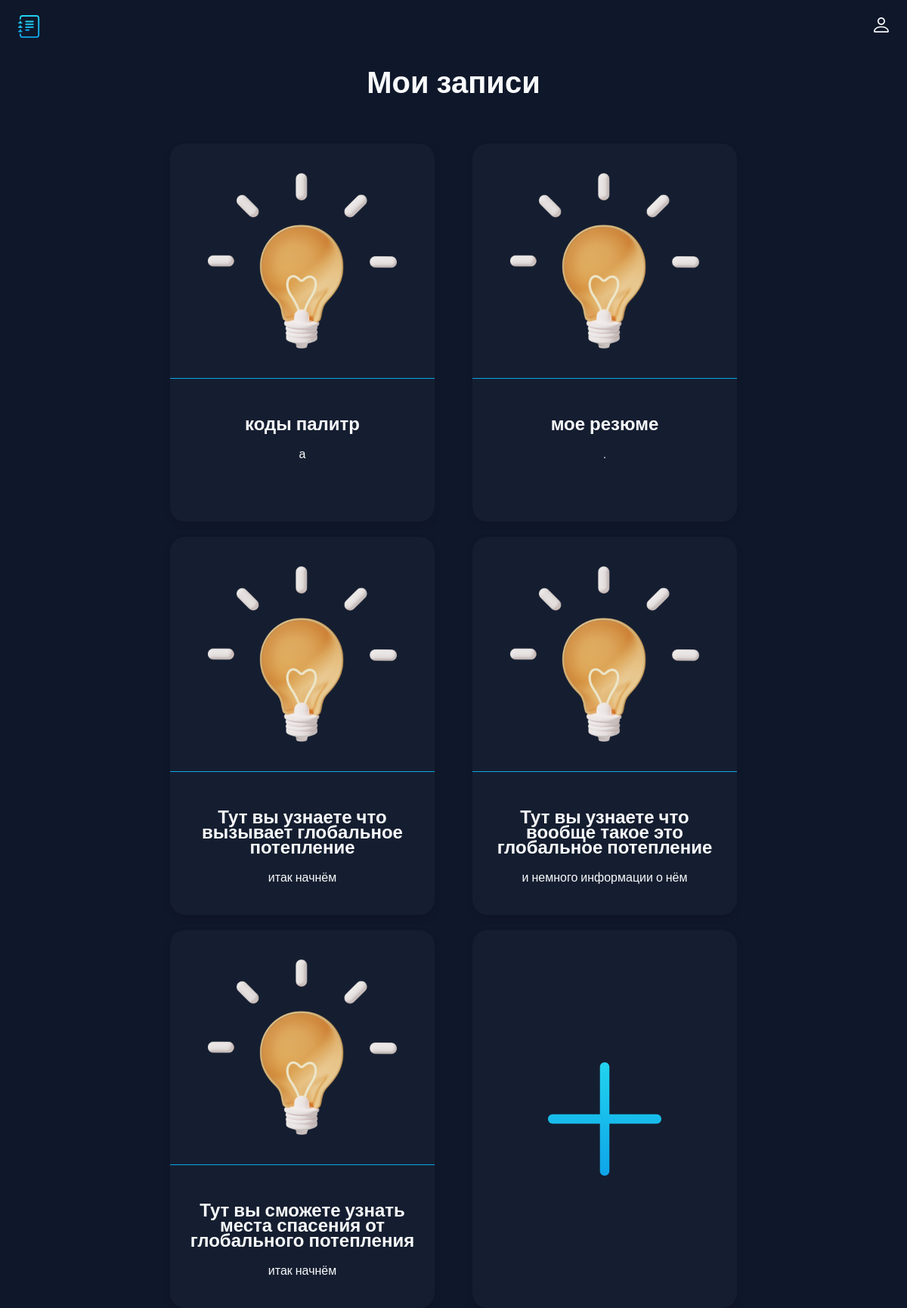
/index, run on the app's committed database.
### main.py (models this page shows, shortened)
class Card(db.Model):
    id = db.Column(db.Integer, primary_key=True)
    title = db.Column(db.String(100), nullable=False)
    subtitle = db.Column(db.String(300), nullable=False)
    text = db.Column(db.Text, nullable=False)

### main.py (the view)
@app.route('/index')
def index():
    cards = Card.query.order_by(Card.id).all()
    return render_template('index.html', cards=cards)

### templates/index.html (shortened to what this page needs)
<!doctype html>
<html lang="ru">
<head>
  <link rel="stylesheet" href="../static/css/style.css">
</head>
<body>
  <header class="header">
    <img src="../static/img/logo.svg" alt="logo" width="30" height="30">
    <ul class="main-list">
        <li class="list__item">
            <img src="../static/img/login.svg" alt="login" width="20" height="20">
        </li>
    </ul>
  </header>
  <main>
    {% block content %}
    <h1 class="main__title">Мои записи</h1>
    <ul class="cards-list">
      {% for el in cards%}
      <li class="card">
        <a class="card__link" href="/card/{{el.id}}">
          <img class="card__img" src="../static/img/post_icon.png" width="250" height="250" alt="post_icon">
          <div class="card__text">
            <h2 class="card__title">{{el.title}}</h2>
            <p class="card__subtitle">{{el.subtitle}}</p>
          </div>
        </a>
      </li>
      {% endfor %}
      <li class="card card--creat">
          <a class="creat__link" href="{{url_for('create')}}"></a>
      </li>
    </ul>
    {% endblock %}
  </main>
</body>
</html>

### static/css/style.css (style rules this page uses)
body { margin: 0; padding: 0; font-family: 'Roboto', sans-serif; font-size: 16px; line-height: 20px; background-color: #0F172A; color: #F8FAFC; }
h1, h2, p { margin: 0; }
img { object-fit: contain; }
a { text-decoration: none; color: inherit; transition: 0.2s; }
ul { list-style: none; margin: 0; padding: 0; }
.header { display: flex; justify-content: space-between; align-items: center; padding: 20px 2%; margin-bottom: 30px; }
.main-list { display: flex; align-items: center; gap: 20px; }
.main__title { font-size: 40px; text-align: center; margin-bottom: 70px; }
.cards-list { display: flex; padding: 0 5%; flex-wrap: wrap; flex-direction: row; gap: 20px; column-gap: 50px; justify-content: center; }
.card { width: 350px; height: 500px; transition: 0.2s; background: rgba(30, 41, 59, 0.4); border-radius: 20px; box-shadow: 0px 4px 10px rgba(0, 0, 0, 0.1); }
.card__link { display: flex; flex-direction: column; align-items: center; width: inherit; height: inherit; }
.card__text { border-top: 1px solid rgba(14, 165, 233, 1); width: inherit; display: flex; padding: 50px 0 20px; flex-direction: column; gap: 20px; align-items: center; }
.card__title { padding: 0 20px; text-align: center; }
.card__subtitle { padding: 0 20px; text-align: center; }
.card__img { padding: 30px; }
.creat__link { display: block; width: inherit; height: inherit; background: url(../img/plus.svg) no-repeat; background-size: 200px 200px; background-position: center; }

### data on the page
Card: title "коды палитр", subtitle "а"
Card: title "мое резюме", subtitle "."
Card: title "Тут вы узнаете что вызывает глобальное потепление", subtitle "итак начнём"
Card: title "Тут вы узнаете что вообще такое это глобальное потепление", subtitle "и немного информации о нём"
Card: title "Тут вы сможете узнать места спасения от глобального потепления", subtitle "итак начнём"
